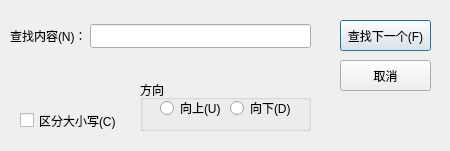
<?xml version="1.0" encoding="UTF-8"?>
<ui version="4.0">
 <class>finddialog</class>
 <widget class="QDialog" name="finddialog">
  <property name="geometry">
   <rect>
    <x>0</x>
    <y>0</y>
    <width>450</width>
    <height>151</height>
   </rect>
  </property>
  <property name="windowTitle">
   <string>查找</string>
  </property>
  <property name="modal">
   <bool>false</bool>
  </property>
  <widget class="QLabel" name="label">
   <property name="geometry">
    <rect>
     <x>10</x>
     <y>20</y>
     <width>81</width>
     <height>31</height>
    </rect>
   </property>
   <property name="text">
    <string>查找内容(N)：</string>
   </property>
  </widget>
  <widget class="QLineEdit" name="lineEdit">
   <property name="geometry">
    <rect>
     <x>90</x>
     <y>24</y>
     <width>221</width>
     <height>24</height>
    </rect>
   </property>
  </widget>
  <widget class="QPushButton" name="findtext">
   <property name="geometry">
    <rect>
     <x>340</x>
     <y>20</y>
     <width>91</width>
     <height>31</height>
    </rect>
   </property>
   <property name="text">
    <string>查找下一个(F)</string>
   </property>
  </widget>
  <widget class="QPushButton" name="cancel">
   <property name="geometry">
    <rect>
     <x>340</x>
     <y>60</y>
     <width>91</width>
     <height>31</height>
    </rect>
   </property>
   <property name="text">
    <string>取消</string>
   </property>
  </widget>
  <widget class="QCheckBox" name="checkBox">
   <property name="geometry">
    <rect>
     <x>20</x>
     <y>110</y>
     <width>101</width>
     <height>21</height>
    </rect>
   </property>
   <property name="text">
    <string>区分大小写(C)</string>
   </property>
  </widget>
  <widget class="QGroupBox" name="groupBox">
   <property name="geometry">
    <rect>
     <x>140</x>
     <y>80</y>
     <width>171</width>
     <height>51</height>
    </rect>
   </property>
   <property name="title">
    <string>方向</string>
   </property>
   <widget class="QRadioButton" name="up">
    <property name="geometry">
     <rect>
      <x>20</x>
      <y>20</y>
      <width>61</width>
      <height>16</height>
     </rect>
    </property>
    <property name="text">
     <string>向上(U)</string>
    </property>
   </widget>
   <widget class="QRadioButton" name="down">
    <property name="geometry">
     <rect>
      <x>90</x>
      <y>20</y>
      <width>61</width>
      <height>16</height>
     </rect>
    </property>
    <property name="text">
     <string>向下(D)</string>
    </property>
   </widget>
  </widget>
 </widget>
 <resources/>
 <connections/>
</ui>
